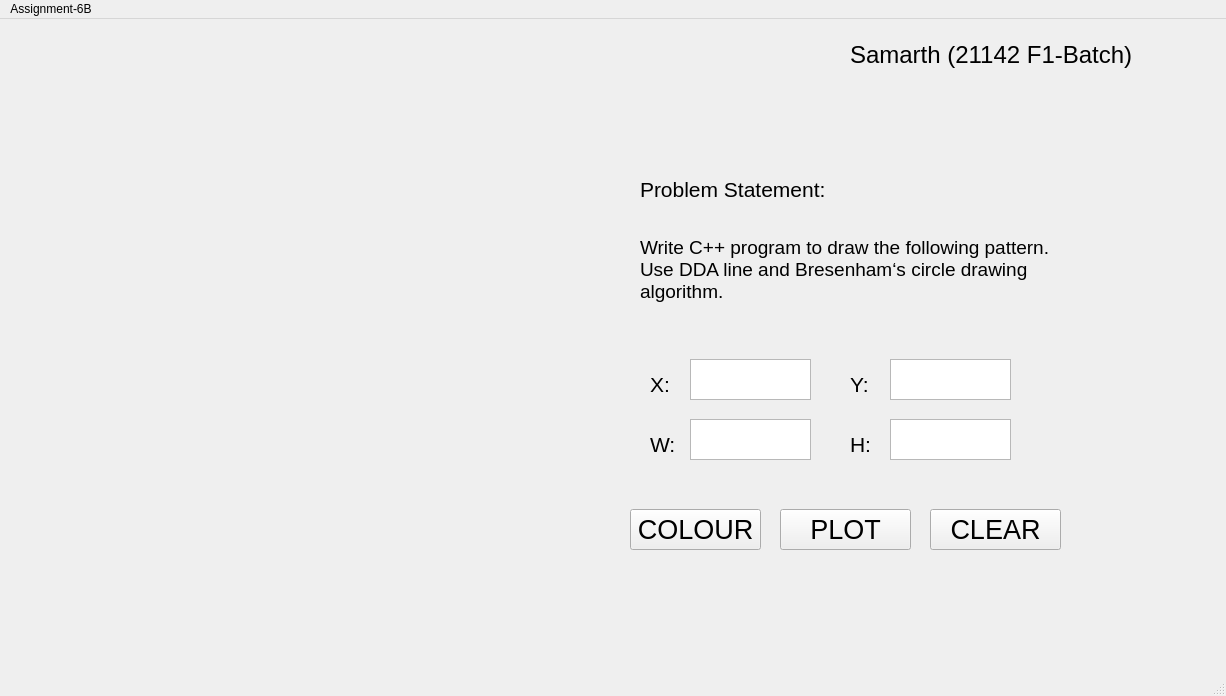
<?xml version="1.0" encoding="UTF-8"?>
<ui version="4.0">
 <class>MainWindow</class>
 <widget class="QMainWindow" name="MainWindow">
  <property name="geometry">
   <rect>
    <x>0</x>
    <y>0</y>
    <width>1226</width>
    <height>696</height>
   </rect>
  </property>
  <property name="windowTitle">
   <string>MainWindow</string>
  </property>
  <widget class="QWidget" name="centralwidget">
   <widget class="QLabel" name="label">
    <property name="geometry">
     <rect>
      <x>0</x>
      <y>0</y>
      <width>600</width>
      <height>600</height>
     </rect>
    </property>
    <property name="text">
     <string/>
    </property>
   </widget>
   <widget class="QLabel" name="label_2">
    <property name="geometry">
     <rect>
      <x>650</x>
      <y>350</y>
      <width>61</width>
      <height>31</height>
     </rect>
    </property>
    <property name="font">
     <font>
      <pointsize>16</pointsize>
     </font>
    </property>
    <property name="text">
     <string>X:</string>
    </property>
   </widget>
   <widget class="QLabel" name="label_3">
    <property name="geometry">
     <rect>
      <x>850</x>
      <y>350</y>
      <width>61</width>
      <height>31</height>
     </rect>
    </property>
    <property name="font">
     <font>
      <pointsize>16</pointsize>
     </font>
    </property>
    <property name="text">
     <string>Y:</string>
    </property>
   </widget>
   <widget class="QLabel" name="label_4">
    <property name="geometry">
     <rect>
      <x>850</x>
      <y>10</y>
      <width>371</width>
      <height>51</height>
     </rect>
    </property>
    <property name="font">
     <font>
      <pointsize>18</pointsize>
     </font>
    </property>
    <property name="text">
     <string>Samarth (21142 F1-Batch)</string>
    </property>
   </widget>
   <widget class="QLabel" name="label_6">
    <property name="geometry">
     <rect>
      <x>650</x>
      <y>410</y>
      <width>31</width>
      <height>31</height>
     </rect>
    </property>
    <property name="font">
     <font>
      <pointsize>16</pointsize>
     </font>
    </property>
    <property name="text">
     <string>W:</string>
    </property>
   </widget>
   <widget class="QLabel" name="label_7">
    <property name="geometry">
     <rect>
      <x>850</x>
      <y>410</y>
      <width>31</width>
      <height>31</height>
     </rect>
    </property>
    <property name="font">
     <font>
      <pointsize>16</pointsize>
     </font>
    </property>
    <property name="text">
     <string>H:</string>
    </property>
   </widget>
   <widget class="QTextEdit" name="textEdit">
    <property name="geometry">
     <rect>
      <x>690</x>
      <y>340</y>
      <width>121</width>
      <height>41</height>
     </rect>
    </property>
   </widget>
   <widget class="QTextEdit" name="textEdit_2">
    <property name="geometry">
     <rect>
      <x>890</x>
      <y>340</y>
      <width>121</width>
      <height>41</height>
     </rect>
    </property>
   </widget>
   <widget class="QTextEdit" name="textEdit_3">
    <property name="geometry">
     <rect>
      <x>690</x>
      <y>400</y>
      <width>121</width>
      <height>41</height>
     </rect>
    </property>
   </widget>
   <widget class="QTextEdit" name="textEdit_4">
    <property name="geometry">
     <rect>
      <x>890</x>
      <y>400</y>
      <width>121</width>
      <height>41</height>
     </rect>
    </property>
   </widget>
   <widget class="QPushButton" name="pushButton">
    <property name="geometry">
     <rect>
      <x>780</x>
      <y>490</y>
      <width>131</width>
      <height>41</height>
     </rect>
    </property>
    <property name="font">
     <font>
      <pointsize>20</pointsize>
     </font>
    </property>
    <property name="text">
     <string>PLOT</string>
    </property>
   </widget>
   <widget class="QPushButton" name="pushButton_2">
    <property name="geometry">
     <rect>
      <x>930</x>
      <y>490</y>
      <width>131</width>
      <height>41</height>
     </rect>
    </property>
    <property name="font">
     <font>
      <pointsize>20</pointsize>
     </font>
    </property>
    <property name="text">
     <string>CLEAR</string>
    </property>
   </widget>
   <widget class="QPushButton" name="pushButton_3">
    <property name="geometry">
     <rect>
      <x>630</x>
      <y>490</y>
      <width>131</width>
      <height>41</height>
     </rect>
    </property>
    <property name="font">
     <font>
      <pointsize>20</pointsize>
     </font>
    </property>
    <property name="text">
     <string>COLOUR</string>
    </property>
   </widget>
   <widget class="QLabel" name="label_8">
    <property name="geometry">
     <rect>
      <x>640</x>
      <y>190</y>
      <width>511</width>
      <height>121</height>
     </rect>
    </property>
    <property name="font">
     <font>
      <pointsize>14</pointsize>
     </font>
    </property>
    <property name="text">
     <string>Write C++ program to draw the following pattern.
Use DDA line and Bresenham‘s circle drawing
algorithm. </string>
    </property>
   </widget>
   <widget class="QLabel" name="label_9">
    <property name="geometry">
     <rect>
      <x>640</x>
      <y>150</y>
      <width>261</width>
      <height>41</height>
     </rect>
    </property>
    <property name="font">
     <font>
      <pointsize>16</pointsize>
     </font>
    </property>
    <property name="text">
     <string>Problem Statement:</string>
    </property>
   </widget>
  </widget>
  <widget class="QMenuBar" name="menubar">
   <property name="geometry">
    <rect>
     <x>0</x>
     <y>0</y>
     <width>1226</width>
     <height>25</height>
    </rect>
   </property>
   <widget class="QMenu" name="menuAssignment_6B">
    <property name="title">
     <string>Assignment-6B</string>
    </property>
   </widget>
   <addaction name="menuAssignment_6B"/>
  </widget>
  <widget class="QStatusBar" name="statusbar"/>
 </widget>
 <resources/>
 <connections/>
</ui>
